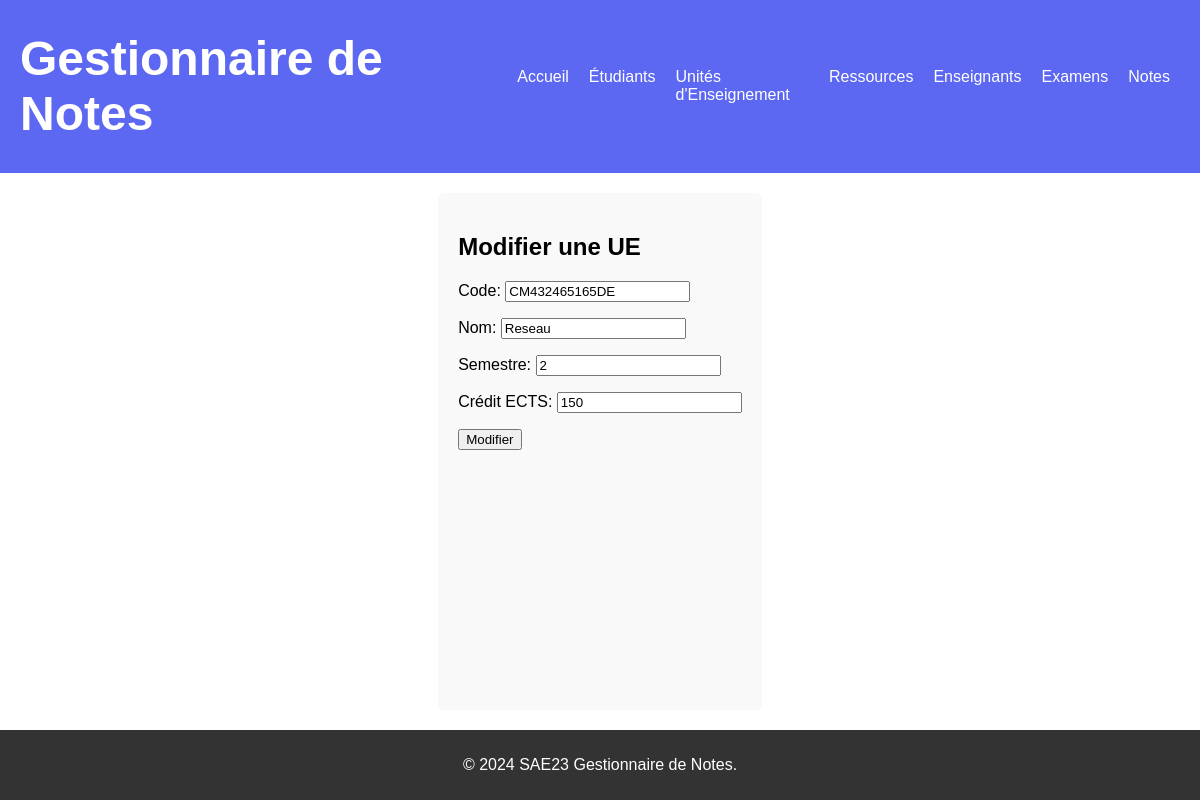
The app's page /ues/update/1/ with its own data.
### gestionnaire_de_notes/models.py (models this page shows, shortened)
class UE(models.Model):
    code = models.CharField(max_length=30)
    nom = models.CharField(max_length=30)
    semestre = models.CharField(max_length=30)
    credit_ects = models.CharField(max_length=50)

### gestionnaire_de_notes/views.py (the view)
# urls.py: path('ues/update/<int:pk>/', views.ue_update, name='ue_update'),
def ue_update(request, pk):
    ue = get_object_or_404(UE, pk=pk)
    if request.method == 'POST':
        form = UEForm(request.POST, instance=ue)
        if form.is_valid():
            form.save()
            return redirect('ue_list')
    else:
        form = UEForm(instance=ue)
    return render(request, 'gestionnaire_de_notes/Ue/update.html', {'form': form})

### gestionnaire_de_notes/forms.py
class UEForm(ModelForm):
    class Meta:
        model = models.UE
        fields = ('code', 'nom', 'semestre', 'credit_ects')
        labels = {
            'code': _('Code'),
            'nom': _('Nom'),
            'semestre': _('Semestre'),
            'credit_ects': _('Crédit ECTS'),
        }

### gestionnaire_de_notes/templates/gestionnaire_de_notes/Ue/update.html (shortened to what this page needs)
{% extends 'gestionnaire_de_notes/main.html' %}
{% block content %}
    <h2>Modifier une UE</h2>
    <form method="POST">
        {{ form.as_p }}
        <button type="submit">Modifier</button>
    </form>
{% endblock %}

### gestionnaire_de_notes/static/gestionnaire_de_notes/style.css (style rules this page uses)
html, body { height: 100%; margin: 0; padding: 0; font-family: Arial, sans-serif; }
body { display: flex; flex-direction: column; }

### records on screen
UE: code "CM432465165DE", nom "Reseau", semestre "2", credit_ects "150"
